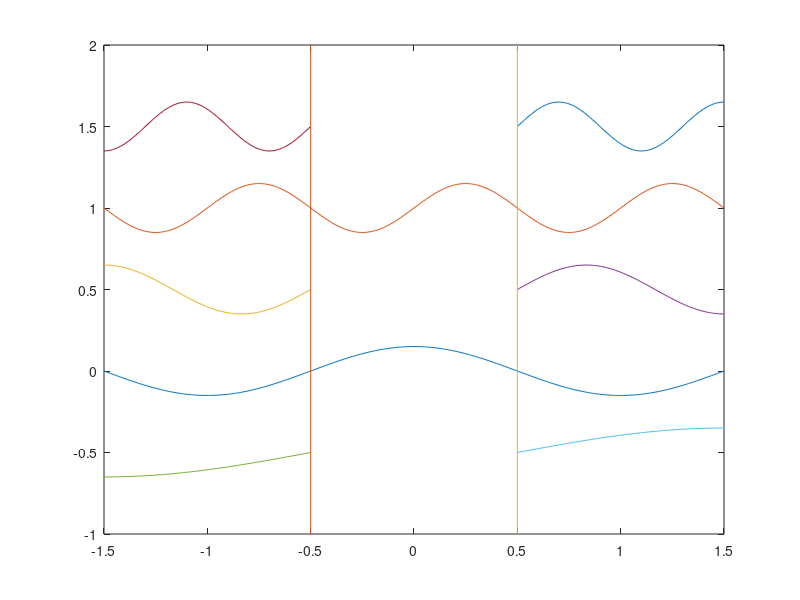

This figure's MATLAB source:
clear all

N = 100;

d = 1;

a = 0.15;

xmax = 1.5;

#Left, Middle, Right
xL = linspace(-xmax,-d/2,N);
xM = linspace(-d/2,d/2,N);
xR = linspace(d/2,xmax,N);

xtot = [xL';xM';xR'];

s1 = a*cos(pi*xtot);
s2 = a*sin(2*pi*xtot)+1;
s3 = a*cos(3*pi*xtot)+2;

snaL = a*sin(0.5*pi*(xL+d/2))-.5;
snaR = a*sin(0.5*pi*(xR-d/2))-.5;

s2aL = a*sin(1.5*pi*(xL+d/2))+.5;
s2aR = a*sin(1.5*pi*(xR-d/2))+.5;

s3aL = a*sin(2.5*pi*(xL+d/2))+1.5;
s3aR = a*sin(2.5*pi*(xR-d/2))+1.5;

## plot(xtot,s1,xtot,s2,xtot,s3)
## hold on
## plot(xL,s2aL,xR,s2aR,xL,s3aL, xR,s3aR,xL,snaL, xR, snaR)
## plot(-d/2*[1,1],[-1,1])
## plot(d/2*[1,1],[-1,1])
## hold off

figure(1)
plot(xtot,s1,xtot,s2)
hold on
plot(xL,s2aL,xR,s2aR,xL,snaL, xR, snaR,xL,s3aL, xR, s3aR)
plot(-d/2*[1,1],[-1,2])
plot(d/2*[1,1],[-1,2])
hold off

#negative
dlmwrite('sinnL.dat',[xL',snaL'],' ')
dlmwrite('sinnR.dat',[xR',snaR'],' ')

#first positive
dlmwrite('sin2aL.dat',[xL',s2aL'],' ')
dlmwrite('sin2aR.dat',[xR',s2aR'],' ')

#first positive
dlmwrite('sin3aL.dat',[xL',s3aL'],' ')
dlmwrite('sin3aR.dat',[xR',s3aR'],' ')

#first complete
dlmwrite('sin1.dat',[xtot,s1],' ')
dlmwrite('sin2.dat',[xtot,s2],' ')
